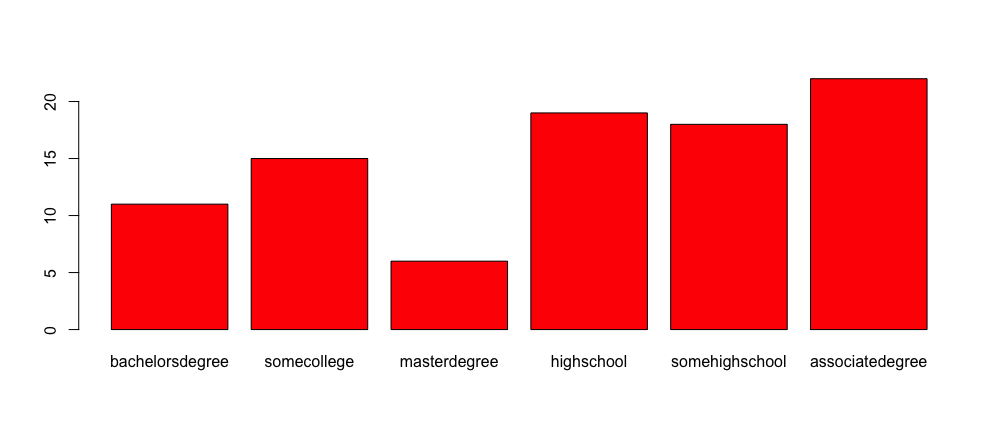

Write R code to recreate this figure.
library(readr)
StudentsPerformance <- read_csv("StudentsPerformance.csv")
View(StudentsPerformance)
attach(StudentsPerformance)
lbl <- c(bachelorsdegree=11 ,somecollege=15,masterdegree=6,highschool=19,somehighschool=18,associatedegree=22)
barplot(lbl,col="red")
